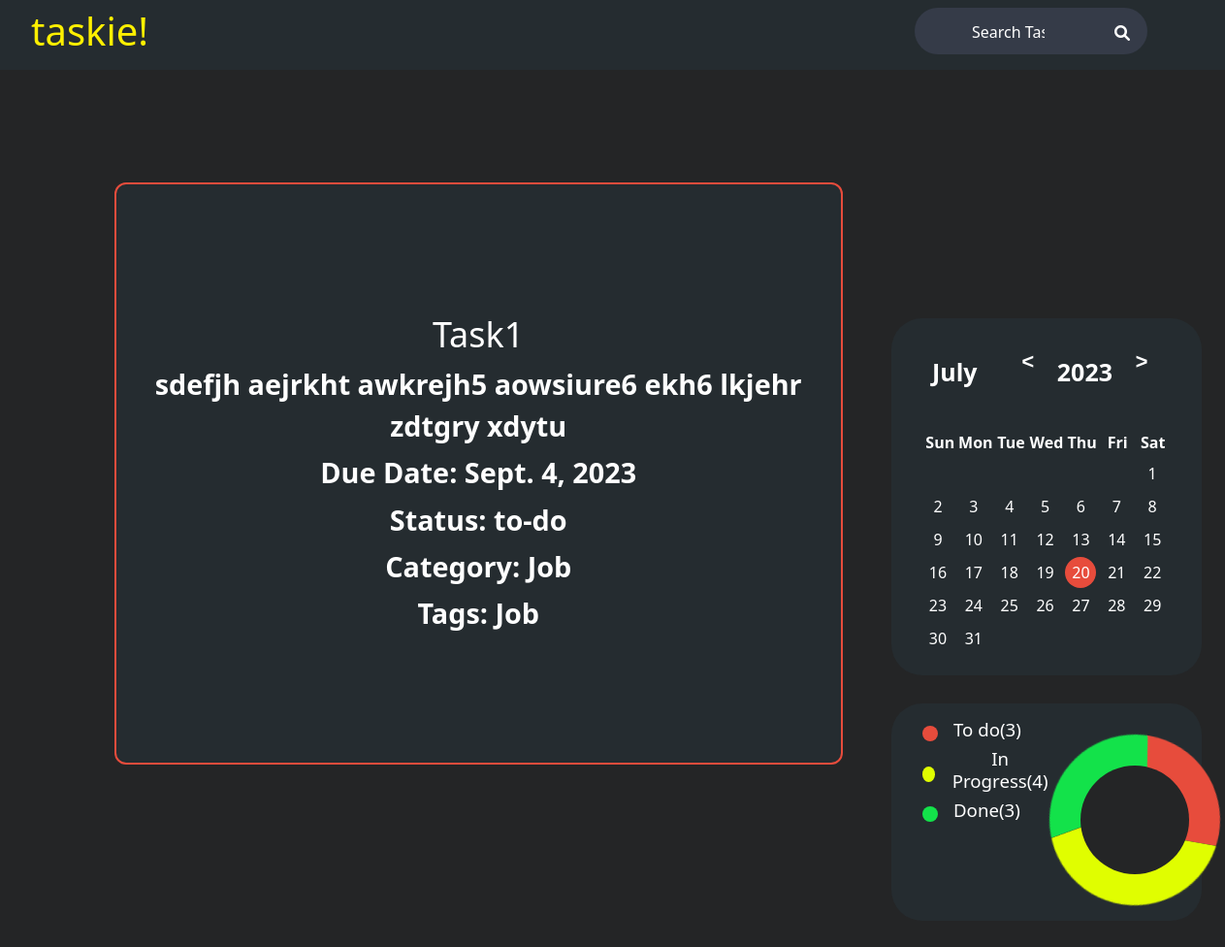
Page /task/1/ on the committed database.
### tasks/models.py (models this page shows, shortened)
class Task(models.Model):
    STATUS_CHOICES = (
        ("to-do", "To Do"),
        ("in-progress", "In Progress"),
        ("done", "Done"),
    )
    title = models.CharField(max_length=200)
    description = models.TextField()
    due_date = models.DateField()
    status = models.CharField(max_length=20, choices=STATUS_CHOICES)
    category = models.ForeignKey(Category, on_delete=models.PROTECT)
    tags = models.ManyToManyField(Tag)

class Category(models.Model):
    name = models.CharField(max_length=50)

class Tag(models.Model):
    name = models.CharField(max_length=50)

### tasks/views.py (the view)
# urls.py: path("task/<int:task_id>/", views.task, name="task"),
def task(request, task_id):
    task = Task.objects.get(id=task_id)
    return render(request, "task.html", {"task": task})

### tasks/templates/task.html (shortened to what this page needs)
{% extends 'base.html' %}
{% block content %}
  <div class="container">
    <div class="card">
      <div class="card-body">
        <h1 class="card-title">{{ task.title }}</strong></h1>
        <p class="card-text">{{ task.description }}</p>
        <p class="card-text"><strong>Due Date:</strong> {{ task.due_date }}</p>
        <p class="card-text"><strong>Status:</strong> {{ task.status }}</p>
        <p class="card-text"><strong>Category:</strong> {{ task.category.name }}</p>
        <p class="card-text"><strong>Tags:</strong> {% for tag in task.tags.all %}{{ tag.name }}{% if not forloop.last %}, {% endif %}{% endfor %}</p>
      </div>
    </div>
  </div>
{% endblock %}

### tasks/templates/task.html (style rules this page uses)
body { background-color: rgb(36, 37, 38); color: #FFFFFF; text-align: center; margin: 0; padding: 0; }
.container { display: flex; align-items: center; justify-content: center; height: 100vh; }
.card { background-color: rgb(37, 44, 48); border: 2px solid #e74c3c; border-radius: 12px; position: relative; width: 80%; max-width: 50rem; height: 75%; color: #fff; transition: 0.5s; cursor: pointer; }
.card .card-body { position: relative; z-index: 10; width: 100%; height: 100%; display: flex; flex-direction: column; align-items: center; justify-content: center; font-weight: 800; font-size: 1.5em; }
.card-text { font-size: 1.2em; margin-bottom: 5px; }
.card-text strong { font-weight: 600; }
.card-text:last-child { margin-bottom: 0; }
.card-title { font-size: 1.5em; }

### tasks/templates/base.html (style rules this page uses)
body { background-color: rgb(36, 37, 38); color: #FFFFFF; text-align: center; }
* { box-sizing: border-box; }

### rows in the picture
Task: title "Task1", description "sdefjh aejrkht awkrejh5 aowsiure6 ekh6 lkjehr zdtgry xdytu", due_date "Sept. 4, 2023", status "to-do", category.name "Job"
Tag: name "Job"
